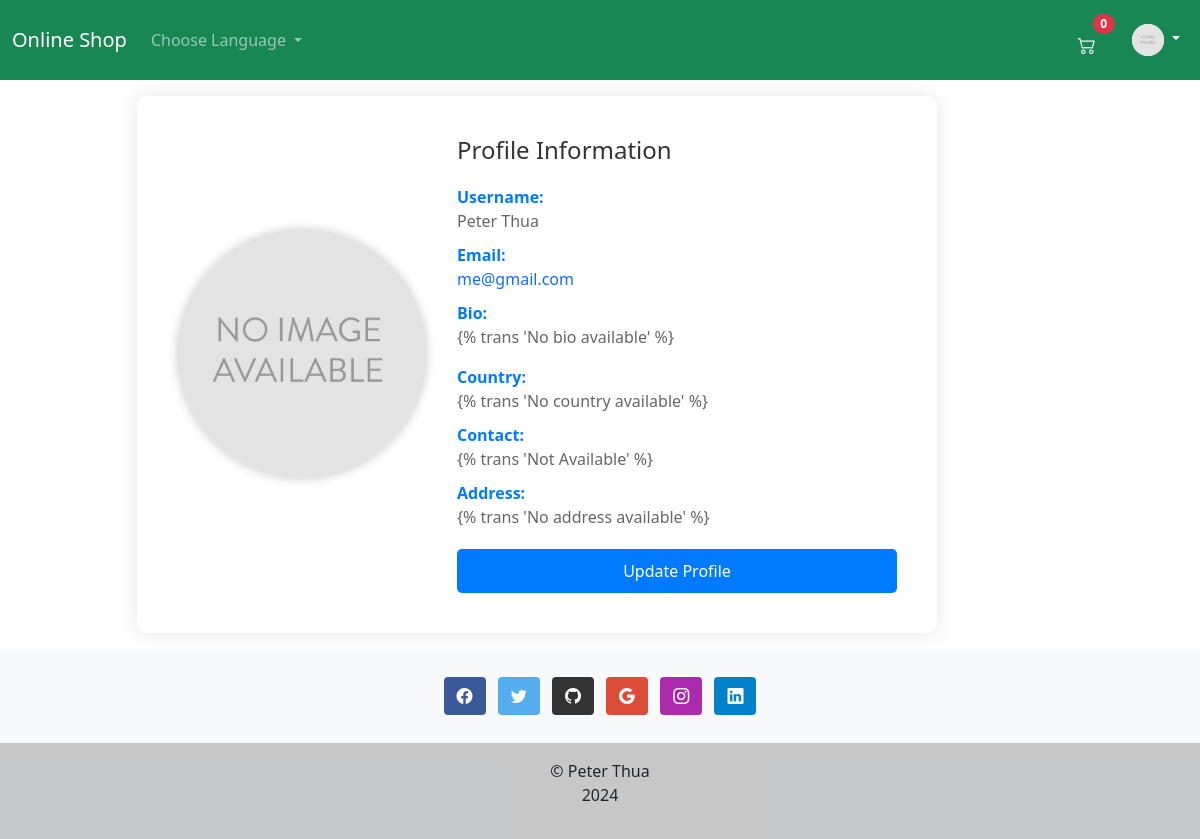
/en/accounts/user-profile/1/ (signed in), run on an earlier commit of the app's database.
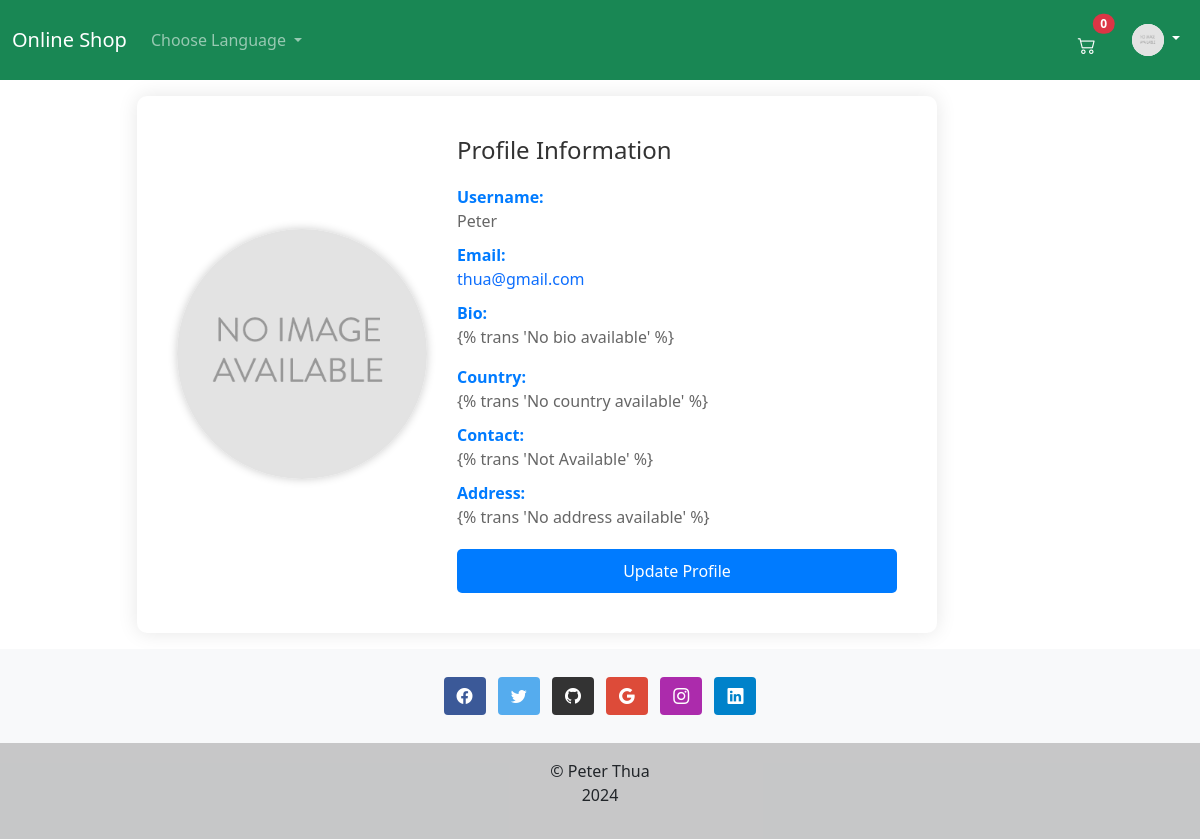
And on a later commit of the database.
### accounts/models.py (models this page shows, shortened)
class Account(AbstractUser):
    email = models.EmailField(_('Email'), unique=True)
    username = models.CharField(_('username'), max_length=150, unique=True)
    first_name = models.CharField(_('firstname'), max_length=150, blank=True)
    bio = models.TextField(_('Bio'), max_length=500, blank=True)
    image = models.ImageField(_('Image'), upload_to='profile/', default='default.jpg')
    country = CountryField(_('country'), blank_label=_('----------select country----------'))
    contact = PhoneNumberField(_('Contact'), blank=True)
    postal_address = models.CharField(max_length=50, blank=True, verbose_name=_('Postal Address'))
    address = models.CharField(_('address'), max_length=120, blank=True)
    city = models.CharField(_('City'), max_length=120, blank=True)
    is_active = models.BooleanField(default=False)
    is_staff = models.BooleanField(default=False)
    created = models.DateTimeField(auto_now_add=True)
    updated = models.DateTimeField(auto_now=True)
    objects = CustomUserManager()
    USERNAME_FIELD = 'email'
    """
        REQUIRED_FIELDS specify field names to be prompted when creating
        a user using the createsuperuser management command.
    """
    REQUIRED_FIELDS = ['username']
    class Meta:
        verbose_name = _('Accounts')
        verbose_name_plural = _('Accounts')

### accounts/views.py (the view)
# urls.py: path('user-profile/<str:pk>/', UserProfileView.as_view(), name='user-profile'),
class UserProfileView(LoginRequiredMixin, TemplateView):
    template_name = 'accounts/user-profile.html'
    def get_context_data(self, **kwargs):
        context = super(UserProfileView, self).get_context_data(**kwargs)
        context['user'] = get_user_model().objects.get(pk=self.kwargs.get('pk'))
        return context

### shop/cart.py (called while the page is built)
    def __len__(self):
        return sum(item['quantity'] for item in self.basket.values())

### shop/context_processor.py (called while the page is built)
def basket(request):
    return {
        'basket': Basket(request)
    }

### accounts/templates/accounts/user-profile.html (shortened to what this page needs)
{% extends 'base.html' %}
{% load i18n %}
{% block content %}
  <div class="row justify-content-center align-content-center">
    <div class="col-md-10">
      <div class="profile-container">
        <img src="{{ user.image.url }}" class="profile-pic" alt="Profile Picture">
        <div class="profile-info">
          <h3>{% trans "Profile Information" %}</h3>
          <ul class="info-list">
            <li>
              <span class="label">{% trans "Username:" %}</span><br>
              <span id="username">{{ user.get_full_name | default:user.username | title }}</span>
            </li>
            <li>
              <span class="label">{% trans "Email:" %}</span><br>
              <span id="email">
                <a href="mailto://{{ user.email }}" class="text-primary text-decoration-none">{{ user.email }}</a>
              </span>
            </li>
            <li>
              <span class="label">{% trans "Bio:" %}</span><br>
              <span id="bio">
                {{ user.bio | default:"{% trans 'No bio available' %}" | linebreaks }}
              </span>
            </li>
            <li>
              <span class="label">{% trans "Country:" %}</span><br>
              <span id="country">
                {{ user.country | default:"{% trans 'No country available' %}" }}
              </span>
            </li>
            <li>
              <span class="label">{% trans "Contact:" %}</span><br>
              <span id="contact">{{ user.contact|default:"{% trans 'Not Available' %}" }}</span>
            </li>
            <li>
              <span class="label">{% trans "Address:" %}</span><br>
              <span id="address">
                {{ user.address | default:"{% trans 'No address available' %}" }}
              </span>
            </li>
          </ul>
          <a href="{% url 'accounts:profile-update' user.id %}" class="btn btn-update">{% trans "Update Profile" %}</a>
        </div>
      </div>
    </div>
  </div>
{% endblock %}

### templates/base.html (shortened to what this page needs)
{% load i18n %}
{% load static %}
<!DOCTYPE html>
<html lang="en">
<head>
    <link rel="stylesheet" href="{% static 'css/bootstrap.min.css' %}">
    <link rel="stylesheet" href="{% static 'css/bootstrap-icons.css' %}">
    <link rel="stylesheet" href="{% static 'css/style.css' %}">
</head>
<body>
{% include 'navbar.html' %}
<div class="container my-3">
    {% block content %}
    {% endblock %}
</div>
{% include 'footer.html' %}
</body>
</html>

### templates/navbar.html (shortened to what this page needs)
{% load i18n %}
<nav class="navbar navbar-expand-lg bg-success navbar-dark sticky-top" id="navigation">
    <div class="container-fluid">
        <a class="navbar-brand" href="{% url 'shop:index' %}">{% trans "Online Shop" %}</a>
        <div class="collapse navbar-collapse" id="navbarDropdown">
            <ul class="navbar-nav">
                <li class="nav-item dropdown">
                    <a class="nav-link dropdown-toggle" href="#" id="navbarDropdownLink" role="button"
                       data-bs-toggle="dropdown"
                       aria-expanded="false">
                        {% trans 'Choose Language' %}
                    </a>
                </li>
            </ul>
        </div>
        <ul class="navbar-nav d-flex flex-row me-1">
            <li class="nav-item me-3 me-lg-0">
                <a class="nav-link text-white position-relative m-3" style="height: 2rem;"
                   href="{% url 'shop:shopping_cart' %}">
                    <i class="bi bi-cart2" style="font-size: large;"></i>
                    <span class="position-absolute top-0 start-100 translate-middle badge rounded-pill bg-danger">
                           <span id="cart-total">{{ basket|length }}</span>
                    </span>
                </a>
            </li>
        </ul>
        <ul class="navbar-nav ms-auto mb-2 mb-lg-0">
            <li class="nav-item dropdown">
                <a class="nav-link dropdown-toggle text-white" href="#" id="navbarDropdown" role="button" data-bs-toggle="dropdown"
                   aria-expanded="false">
                    <img src="{{ request.user.image.url }}" alt="{% trans "Profile Picture" %}" class="rounded-circle bg-white" width="32"
                         height="32">
                </a>
            </li>
        </ul>
    </div>
</nav>

### templates/footer.html (shortened to what this page needs)
<footer class="bg-light text-white" id="footer">
    <div class="container p-4 pb-0 text-center">
        <section class="mb-4">
            <a class="btn text-white btn-floating m-1" style="background-color:#3b5998;" href="#">
                <i class="bi bi-facebook"></i>
            </a>
            <a class="btn text-white btn-floating m-1" style="background-color:#55acee;" href="#">
                <i class="bi bi-twitter"></i>
            </a>
            <a class="btn text-white btn-floating m-1" style="background-color:#333;"
               href="https://github.com/Pinchez25/">
                <i class="bi bi-github"></i>
            </a>
            <a class="btn text-white btn-floating m-1" style="background-color:#dd4b39;" href="#">
                <i class="bi bi-google"></i>
            </a>
            <a class="btn text-white btn-floating m-1" style="background-color:#ac2bac;" href="#">
                <i class="bi bi-instagram"></i>
            </a>
            <a class="btn text-white btn-floating m-1" style="background-color:#0082ca;" href="#">
                <i class="bi bi-linkedin"></i>
            </a>
        </section>
    </div>
    <div class="text-center p-3 text-dark bi" style="background-color: rgba(0,0,0,0.2);">
        &copy; Peter Thua
        <p id="year"></p>
    </div>
</footer>

### accounts/templates/accounts/user-profile.html (style rules this page uses)
.profile-container { background-color: #fff; border-radius: 10px; box-shadow: 0 0 20px rgba(0, 0, 0, 0.1); padding: 40px; width: 95%; max-width: 800px; display: flex; flex-wrap: wrap; align-items: center; }
.profile-pic { width: 250px; height: 250px; border-radius: 50%; object-fit: cover; margin-bottom: 20px; box-shadow: 0 0 10px rgba(0, 0, 0, 0.2); }
.profile-info { flex: 1; margin-left: 30px; }
.profile-info h3 { margin-bottom: 20px; font-size: 24px; color: #333; }
.info-list { list-style: none; padding: 0; margin-bottom: 20px; }
.info-list li { margin-bottom: 10px; color: #666; }
.label { font-weight: bold; color: #007bff; margin-bottom: 5px; }
.btn-update { background-color: #007bff; color: #fff; padding: 10px 20px; border: none; border-radius: 5px; cursor: pointer; width: 100%; transition: background-color 0.3s ease; }

What changed in the data, as far as the page shows it:
changed Account "{% trans 'No bio available' %}": get_full_name "Peter Thua" → "Peter"; email "me@gmail.com" → "thua@gmail.com"
